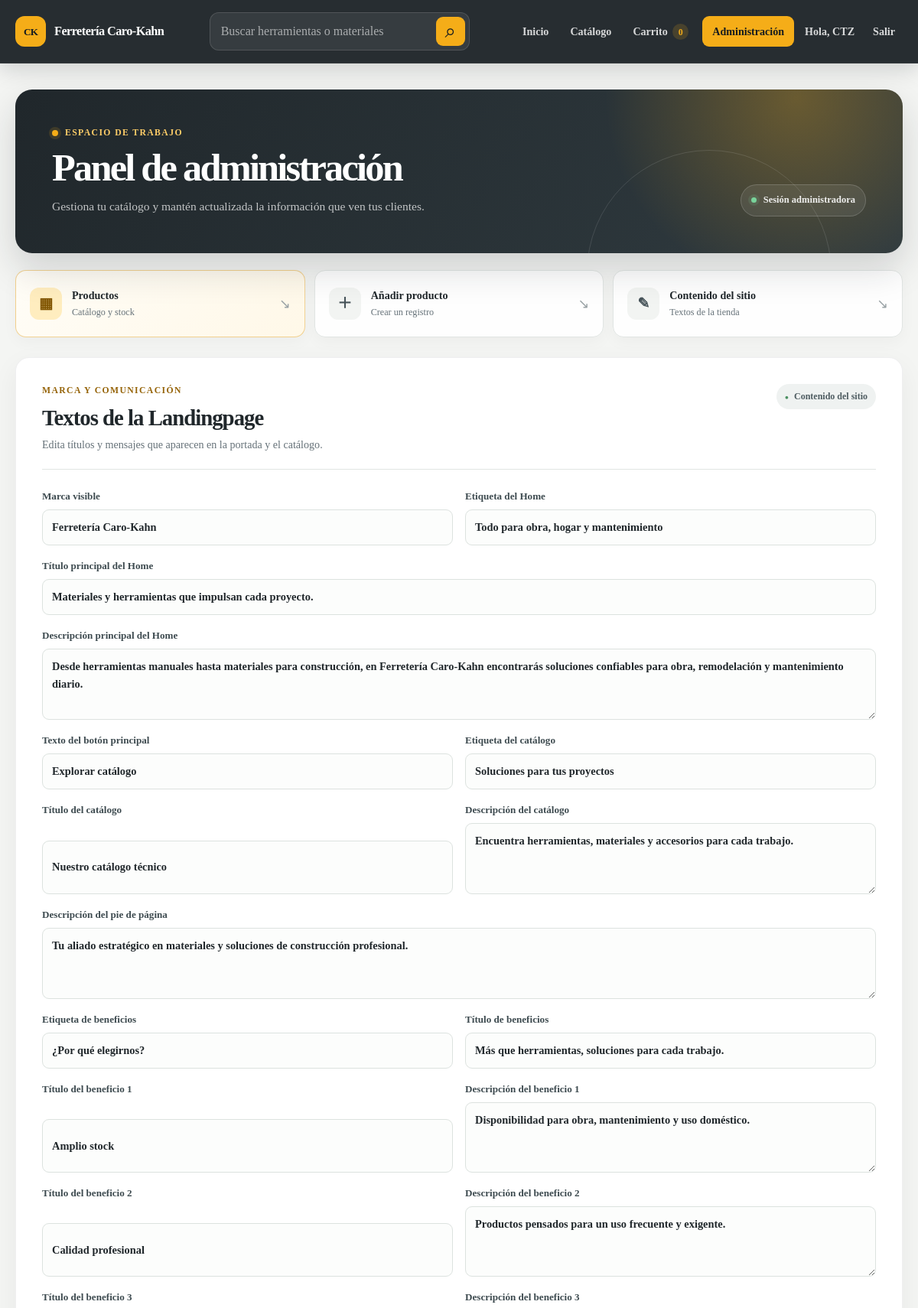
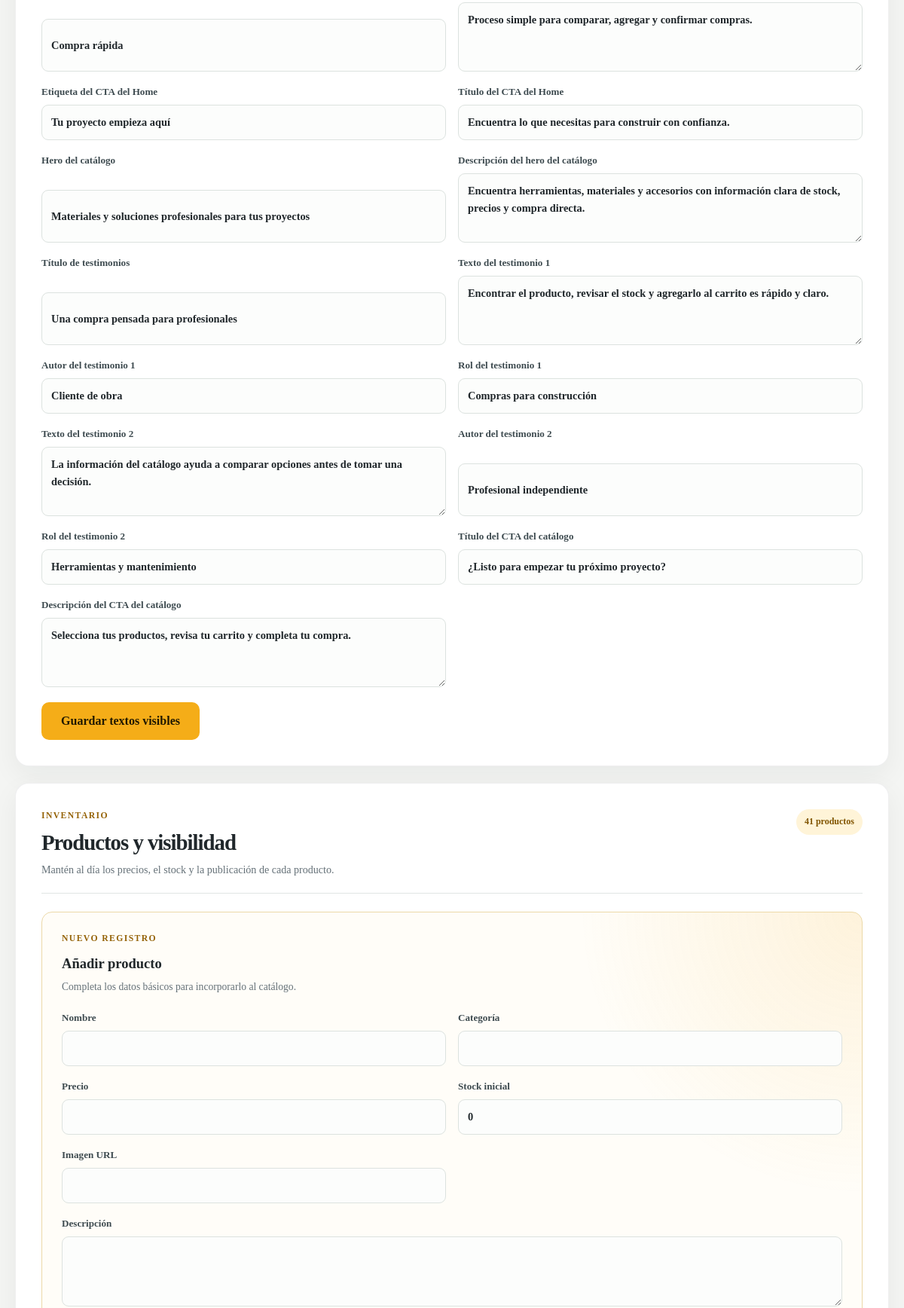
Screenshot of /catalogo/administracion/ (signed in, upper part) with the database file from the repository (2 pictures, top to bottom).
### catalogo/models.py (models this page shows, shortened)
class ContenidoSitio(models.Model):
    clave = models.SlugField(max_length=100, unique=True)
    valor = models.TextField(blank=True)
    actualizado_por = models.ForeignKey(
        settings.AUTH_USER_MODEL,
        on_delete=models.SET_NULL,
        related_name="contenidos_sitio_actualizados",
        null=True,
        blank=True,
    )
    creado_en = models.DateTimeField(auto_now_add=True)
    actualizado_en = models.DateTimeField(auto_now=True)
    class Meta:
        ordering = ("clave",)
        verbose_name = "contenido del sitio"
        verbose_name_plural = "contenidos del sitio"

### catalogo/views.py (the view, shortened to what this page needs)
# urls.py: path('administracion/', views.admin_landing, name='admin_landing'),
def admin_landing(request):
    if not request.user.is_authenticated or not request.user.is_staff:
        messages.error(request, 'Debes iniciar sesión con una cuenta administradora.')
        return redirect(f"{reverse('login')}?next={reverse('admin_landing')}")
    productos = [
        _producto_a_dict(producto)
        for producto in Producto.objects.select_related('categoria').order_by('pk')
    ]
    contenido = cargar_contenido()
    productos = [
        _producto_a_dict(producto)
        for producto in Producto.objects.select_related('categoria').order_by('pk')
    ]
    contenido = cargar_contenido()
    return render(request, 'catalogo/admin_landing.html', {
        'productos': productos,
        'contenido': contenido,
    })

### catalogo/templates/catalogo/admin_landing.html (shortened to what this page needs)
{% extends 'catalogo/base.html' %}
{% load static %}
{% block extra_css %}
    <link rel="stylesheet" href="{% static 'catalogo/css/admin.css' %}">
{% endblock %}
{% block content %}
    <section class="admin-shell" aria-labelledby="titulo-administracion">
        <div class="admin-heading">
            <div class="admin-heading-copy">
                <p class="admin-overline"><span aria-hidden="true"></span> Espacio de trabajo</p>
                <h1 id="titulo-administracion">Panel de administración</h1>
                <p class="bajada">Gestiona tu catálogo y mantén actualizada la información que ven tus clientes.</p>
            </div>
            <span class="admin-session"><span aria-hidden="true">●</span> Sesión administradora</span>
        </div>
        <nav class="admin-menu" aria-label="Secciones de administración">
            <a href="#productos-admin" class="admin-menu-link admin-menu-primary">
                <span class="admin-menu-icono" aria-hidden="true">▦</span>
                <span><strong>Productos</strong><small>Catálogo y stock</small></span>
                <span class="admin-menu-flecha" aria-hidden="true">↘</span>
            </a>
            <a href="#nuevo-producto-admin" class="admin-menu-link">
                <span class="admin-menu-icono" aria-hidden="true">＋</span>
                <span><strong>Añadir producto</strong><small>Crear un registro</small></span>
                <span class="admin-menu-flecha" aria-hidden="true">↘</span>
            </a>
            <a href="#contenido-admin" class="admin-menu-link">
                <span class="admin-menu-icono" aria-hidden="true">✎</span>
                <span><strong>Contenido del sitio</strong><small>Textos de la tienda</small></span>
                <span class="admin-menu-flecha" aria-hidden="true">↘</span>
            </a>
        </nav>
        <section id="contenido-admin" class="admin-section admin-content-section" aria-labelledby="titulo-contenido">
            <div class="admin-section-heading">
                <div>
                    <p class="admin-section-kicker">Marca y comunicación</p>
                    <h2 id="titulo-contenido">Textos de la Landingpage</h2>
                    <p class="admin-section-description">Edita títulos y mensajes que aparecen en la portada y el catálogo.</p>
                </div>
                <span class="admin-badge"><span aria-hidden="true">●</span> Contenido del sitio</span>
            </div>
            <form method="post" class="admin-form">
                <div class="admin-fields admin-fields-wide">
                    <label>Marca visible
                        <input name="marca" type="text" value="{{ contenido.marca }}" required>
                    </label>
                    <label>Etiqueta del Home
                        <input name="home_etiqueta" type="text" value="{{ contenido.home_etiqueta }}" required>
                    </label>
                    <label class="campo-ancho">Título principal del Home
                        <input name="home_titulo" type="text" value="{{ contenido.home_titulo }}" required>
                    </label>
                    <label class="campo-ancho">Descripción principal del Home
                        <textarea name="home_descripcion" rows="3" required>{{ contenido.home_descripcion }}</textarea>
                    </label>
                    <label>Texto del botón principal
                        <input name="home_cta" type="text" value="{{ contenido.home_cta }}" required>
                    </label>
                    <label>Etiqueta del catálogo
                        <input name="catalogo_etiqueta" type="text" value="{{ contenido.catalogo_etiqueta }}" required>
                    </label>
                    <label>Título del catálogo
                        <input name="catalogo_titulo" type="text" value="{{ contenido.catalogo_titulo }}" required>
                    </label>
                    <label>Descripción del catálogo
                        <textarea name="catalogo_descripcion" rows="3" required>{{ contenido.catalogo_descripcion }}</textarea>
                    </label>
                    <label class="campo-ancho">Descripción del pie de página
                        <textarea name="footer_descripcion" rows="3" required>{{ contenido.footer_descripcion }}</textarea>
                    </label>
                    <label>Etiqueta de beneficios
                        <input name="home_beneficios_etiqueta" type="text" value="{{ contenido.home_beneficios_etiqueta }}" required>
                    </label>
                    <label>Título de beneficios
                        <input name="home_beneficios_titulo" type="text" value="{{ contenido.home_beneficios_titulo }}" required>
                    </label>
                    {% for numero in "123" %}
                        <label>Título del beneficio {{ numero }}
                            <input name="beneficio_{{ numero }}_titulo" type="text" value="{% if numero == '1' %}{{ contenido.beneficio_1_titulo }}{% elif numero == '2' %}{{ contenido.beneficio_2_titulo }}{% else %}{{ contenido.beneficio_3_titulo }}{% endif %}" required>
                        </label>
                        <label>Descripción del beneficio {{ numero }}
                            <textarea name="beneficio_{{ numero }}_descripcion" rows="2" required>{% if numero == '1' %}{{ contenido.beneficio_1_descripcion }}{% elif numero == '2' %}{{ contenido.beneficio_2_descripcion }}{% else %}{{ contenido.beneficio_3_descripcion }}{% endif %}</textarea>
                        </label>
                    {% endfor %}
                    <label>Etiqueta del CTA del Home
                        <input name="home_cta_etiqueta" type="text" value="{{ contenido.home_cta_etiqueta }}" required>
                    </label>
                    <label>Título del CTA del Home
                        <input name="home_cta_titulo" type="text" value="{{ contenido.home_cta_titulo }}" required>
                    </label>
                    <label>Hero del catálogo
                        <input name="lista_hero_titulo" type="text" value="{{ contenido.lista_hero_titulo }}" required>
                    </label>
                    <label>Descripción del hero del catálogo
                        <textarea name="lista_hero_descripcion" rows="2" required>{{ contenido.lista_hero_descripcion }}</textarea>
                    </label>
                    <label>Título de testimonios
                        <input name="lista_testimonios_titulo" type="text" value="{{ contenido.lista_testimonios_titulo }}" required>
                    </label>
                    <label>Texto del testimonio 1
                        <textarea name="testimonio_1_texto" rows="2" required>{{ contenido.testimonio_1_texto }}</textarea>
                    </label>
                    <label>Autor del testimonio 1
                        <input name="testimonio_1_autor" type="text" value="{{ contenido.testimonio_1_autor }}" required>
                    </label>
                    <label>Rol del testimonio 1
                        <input name="testimonio_1_rol" type="text" value="{{ contenido.testimonio_1_rol }}" required>
                    </label>
                    <label>Texto del testimonio 2
                        <textarea name="testimonio_2_texto" rows="2" required>{{ contenido.testimonio_2_texto }}</textarea>
                    </label>
                    <label>Autor del testimonio 2
                        <input name="testimonio_2_autor" type="text" value="{{ contenido.testimonio_2_autor }}" required>
                    </label>
                    <label>Rol del testimonio 2
                        <input name="testimonio_2_rol" type="text" value="{{ contenido.testimonio_2_rol }}" required>
                    </label>
                    <label>Título del CTA del catálogo
                        <input name="lista_cta_titulo" type="text" value="{{ contenido.lista_cta_titulo }}" required>
                    </label>
                    <label>Descripción del CTA del catálogo
                        <textarea name="lista_cta_descripcion" rows="2" required>{{ contenido.lista_cta_descripcion }}</textarea>
                    </label>
                </div>
                <button class="boton-detalle" type="submit">Guardar textos visibles</button>
            </form>
        </section>
        <section id="productos-admin" class="admin-section" aria-labelledby="titulo-productos">
            <div class="admin-section-heading">
                <div>
                    <p class="admin-section-kicker">Inventario</p>
                    <h2 id="titulo-productos">Productos y visibilidad</h2>
                    <p class="admin-section-description">Mantén al día los precios, el stock y la publicación de cada producto.</p>
                </div>
                <span class="admin-badge admin-count">{{ productos|length }} productos</span>
            </div>
            <div id="nuevo-producto-admin" class="nuevo-producto-panel">
                <div>
                    <p class="admin-section-kicker">Nuevo registro</p>
                    <h3>Añadir producto</h3>
                    <p class="texto-admin-suave">Completa los datos básicos para incorporarlo al catálogo.</p>
                </div>
                <form method="post" class="admin-form">
                    <div class="admin-fields">
                        <label>Nombre
                            <input name="nombre" type="text" required>
                        </label>
                        <label>Categoría
                            <input name="categoria" type="text" required>
                        </label>
                        <label>Precio
                            <input name="precio" type="number" min="0" step="1" required>
                        </label>
                        <label>Stock inicial
                            <input name="stock" type="number" min="0" step="1" value="0" required>
                        </label>
                        <label>Imagen URL
                            <input name="imagen_url" type="url">
                        </label>
                        <label class="campo-ancho">Descripción
                            <textarea name="descripcion" rows="3"></textarea>
                        </label>
                    </div>
                </form>
            </div>
        </section>
    </section>
{% endblock %}

### catalogo/templates/catalogo/base.html (shortened to what this page needs)
{% load static %}
<!DOCTYPE html>
<html lang="es">
<head>
    <link rel="stylesheet" href="{% static 'catalogo/css/base.css' %}">
    {% block extra_css %}{% endblock %}
</head>
<body>
    <header class="site-header">
        <div class="contenedor">
            <nav class="navbar" aria-label="Navegación principal">
                <a href="{% url 'inicio' %}" class="marca">
                    <span class="marca-icono" aria-hidden="true">CK</span>
                    <span>{{ contenido.marca }}</span>
                </a>
                <form class="buscador" action="{% url 'lista' %}#catalogo" method="get" role="search">
                    <input id="buscar-productos" name="q" type="search" value="{{ busqueda|default:'' }}" placeholder="Buscar herramientas o materiales">
                    <button class="boton-busqueda" type="submit" aria-label="Buscar en el catálogo">
                        <span aria-hidden="true">⌕</span>
                    </button>
                </form>
                <div class="nav-links">
                    <a href="{% url 'inicio' %}">Inicio</a>
                    <a href="{% url 'lista' %}">Catálogo</a>
                    <a href="{% url 'carrito' %}">Carrito <span class="contador-carrito">{{ request.session.carrito|length|default:0 }}</span></a>
                    {% if request.user.is_authenticated and request.user.is_staff %}
                        <a href="{% url 'admin_landing' %}" class="btn-acento">Administración</a>
                    {% endif %}
                    {% if request.session.usuario_ficticio %}
                        <span class="saludo-usuario">Hola, {{ request.session.usuario_ficticio }}</span>
                        <a href="{% url 'logout' %}">Salir</a>
                    {% else %}
                        <a href="{% url 'login' %}">Ingresar</a>
                        <a href="{% url 'registro' %}" class="btn-acento">Registrarse</a>
                    {% endif %}
                </div>
            </nav>
        </div>
    </header>
    <main>
        {% block content %}{% endblock %}
    </main>
</body>
</html>

### rows the page displays
ContenidoSitio: marca "Ferretería Caro-Kahn"
ContenidoSitio: home_etiqueta "Todo para obra, hogar y mantenimiento"
ContenidoSitio: home_titulo "Materiales y herramientas que impulsan cada proyecto."
ContenidoSitio: home_descripcion "Desde herramientas manuales hasta materiales para construcción, en Ferretería Caro-Kahn encontrarás soluciones confiables para obra, remodelación y mantenimiento diario."
ContenidoSitio: home_cta "Explorar catálogo"
ContenidoSitio: catalogo_etiqueta "Soluciones para tus proyectos"
ContenidoSitio: catalogo_titulo "Nuestro catálogo técnico"
ContenidoSitio: catalogo_descripcion "Encuentra herramientas, materiales y accesorios para cada trabajo."
ContenidoSitio: footer_descripcion "Tu aliado estratégico en materiales y soluciones de construcción profesional."
ContenidoSitio: home_beneficios_etiqueta "¿Por qué elegirnos?"
ContenidoSitio: home_beneficios_titulo "Más que herramientas, soluciones para cada trabajo."
ContenidoSitio: beneficio_1_titulo "Amplio stock"
ContenidoSitio: beneficio_1_descripcion "Disponibilidad para obra, mantenimiento y uso doméstico."
ContenidoSitio: beneficio_2_titulo "Calidad profesional"
ContenidoSitio: beneficio_2_descripcion "Productos pensados para un uso frecuente y exigente."
ContenidoSitio: beneficio_3_titulo "Compra rápida"
ContenidoSitio: beneficio_3_descripcion "Proceso simple para comparar, agregar y confirmar compras."
ContenidoSitio: home_cta_etiqueta "Tu proyecto empieza aquí"
ContenidoSitio: home_cta_titulo "Encuentra lo que necesitas para construir con confianza."
ContenidoSitio: lista_hero_titulo "Materiales y soluciones profesionales para tus proyectos"
ContenidoSitio: lista_hero_descripcion "Encuentra herramientas, materiales y accesorios con información clara de stock, precios y compra directa."
ContenidoSitio: lista_testimonios_titulo "Una compra pensada para profesionales"
ContenidoSitio: testimonio_1_texto "Encontrar el producto, revisar el stock y agregarlo al carrito es rápido y claro."
ContenidoSitio: testimonio_1_autor "Cliente de obra"
ContenidoSitio: testimonio_1_rol "Compras para construcción"
ContenidoSitio: testimonio_2_texto "La información del catálogo ayuda a comparar opciones antes de tomar una decisión."
ContenidoSitio: testimonio_2_autor "Profesional independiente"
ContenidoSitio: testimonio_2_rol "Herramientas y mantenimiento"
ContenidoSitio: lista_cta_titulo "¿Listo para empezar tu próximo proyecto?"
ContenidoSitio: lista_cta_descripcion "Selecciona tus productos, revisa tu carrito y completa tu compra."

### other values shown
{{ request.session.carrito|length|default:0 }} "0"
{{ request.session.usuario_ficticio }} "CTZ"
{{ numero }} "1" "2" "3"
{{ productos|length }} "41"
